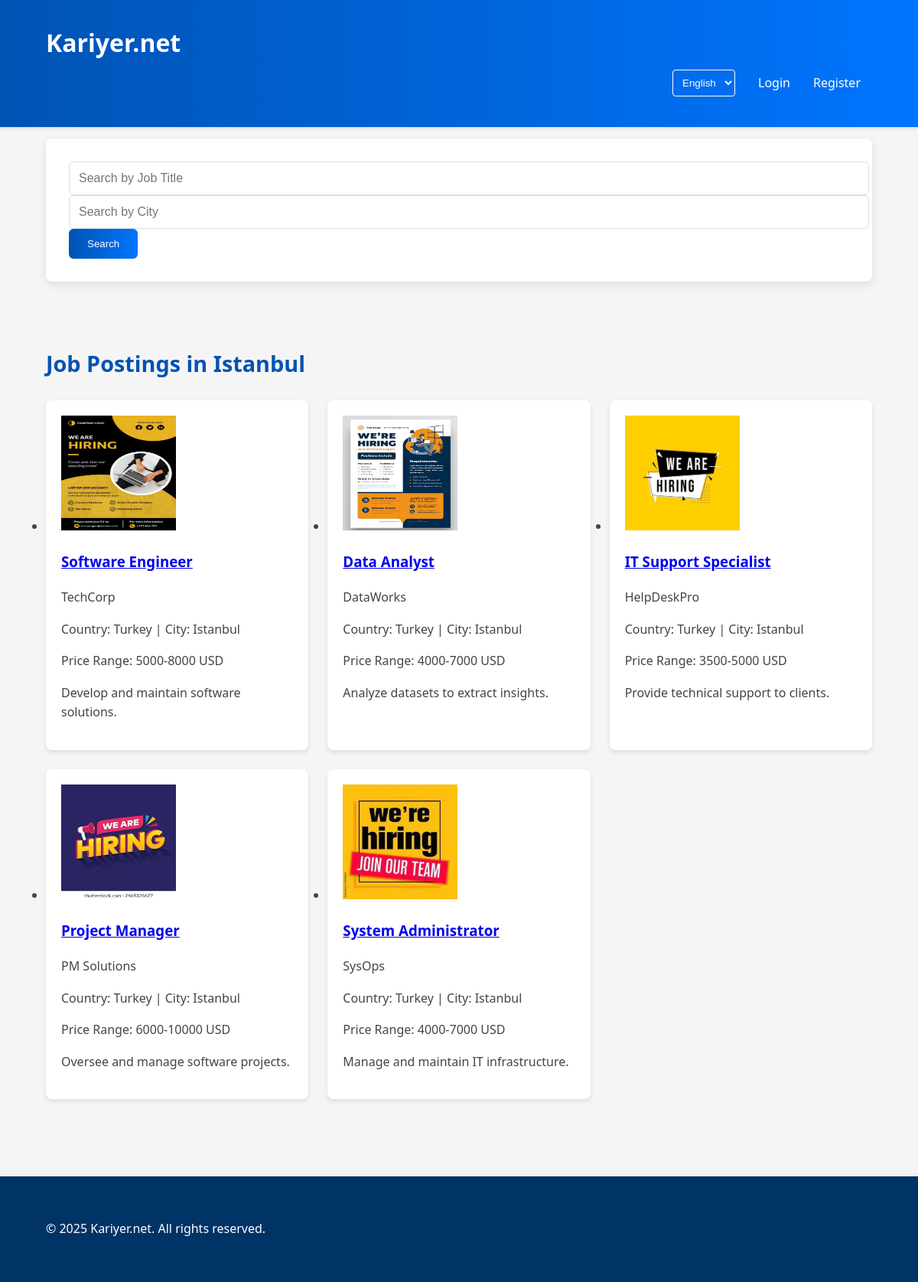
The page / on the database its author committed.
### tables this page shows
CREATE TABLE JobPostings (
        job_id INTEGER PRIMARY KEY AUTOINCREMENT,
        position_en TEXT NOT NULL,
        position_tr TEXT NOT NULL,
        company_name TEXT NOT NULL,
        description_en TEXT NOT NULL,
        description_tr TEXT NOT NULL,
        price_range TEXT NOT NULL,
        expected_skills TEXT NOT NULL,
        country TEXT NOT NULL,
        city TEXT NOT NULL,
        town TEXT NOT NULL,
        image_path TEXT NOT NULL,
        last_updated TIMESTAMP DEFAULT CURRENT_TIMESTAMP,
        applications_count INTEGER DEFAULT 0
    );

### main.py (the view)
@app.route("/")
def home():
    lang=request.cookies.get("lang","en")
    user_city="Istanbul"  #
    conn=get_db_connection()
    jobs=conn.execute(
        "SELECT * FROM JobPostings WHERE city = ? LIMIT 5", (user_city,)
    ).fetchall()
    if len(jobs) < 5:
        additional_jobs = conn.execute(
            "SELECT * FROM JobPostings WHERE city != ? LIMIT ?",
            (user_city, 5 - len(jobs))
        ).fetchall()
        jobs.extend(additional_jobs)
    processed_jobs = []
    for job in jobs:
        job_dict = dict(job)
        image_path = job_dict['image_path']
        if not image_path.startswith('/static/'):
            image_path = f"/static/images/{image_path}"
        job_dict['image_path'] = image_path
        processed_jobs.append(job_dict)
    conn.close()
    return render_template("home.html", jobs=processed_jobs, user=session.get("user"), user_city=user_city, lang=lang)

### main.py (called while the page is built)
def get_db_connection():
    conn = sqlite3.connect("job_search.db")
    conn.row_factory = sqlite3.Row
    return conn

### templates/home.html (shortened to what this page needs)
{% extends "base.html" %}
{% block head %}
    <link rel="stylesheet" href="https://code.jquery.com/ui/1.13.2/themes/base/jquery-ui.css">
{% endblock %}
{% block content %}
    <section class="search-bar">
        <div class="container">
            <form id="search-form" method="GET" action="/search">
                <input type="text"
                       id="job-search"
                       name="job"
                       placeholder="{% if lang == 'en' %}Search by Job Title{% else %}Pozisyona Göre Ara{% endif %}"
                       autocomplete="off" />
                <input type="text"
                       id="city-search"
                       name="city"
                       placeholder="{% if lang == 'en' %}Search by City{% else %}Şehre Göre Ara{% endif %}"
                       autocomplete="off" />
                <button type="submit">{% if lang == 'en' %}Search{% else %}Ara{% endif %}</button>
            </form>
        </div>
    </section>
    <main>
        <div class="container">
            <h2>
                {% if lang == 'en' %}
                    Job Postings in {{ user_city }}
                {% else %}
                    {{ user_city }}'daki İş İlanları
                {% endif %}
            </h2>
            <ul>
                {% for job in jobs %}
                <li>
                    <img src="{{ job['image_path'] }}"
                         alt="{% if lang == 'en' %}{{ job['position_en'] }}{% else %}{{ job['position_tr'] }}{% endif %}"
                         width="150"
                         height="150">
                    <h3>
                        <a href="/job/{{ job['job_id'] }}">
                            {% if lang == 'en' %}{{ job['position_en'] }}{% else %}{{ job['position_tr'] }}{% endif %}
                        </a>
                    </h3>
                    <p>{{ job['company_name'] }}</p>
                    <p>
                        {% if lang == 'en' %}
                            Country: {{ job['country'] }} | City: {{ job['city'] }}
                        {% else %}
                            Ülke: {{ job['country'] }} | Şehir: {{ job['city'] }}
                        {% endif %}
                    </p>
                    <p>
                        {% if lang == 'en' %}
                            Price Range: {{ job['price_range'] }}
                        {% else %}
                            Fiyat Aralığı: {{ job['price_range'] }}
                        {% endif %}
                    </p>
                    <p>
                        {% if lang == 'en' %}
                            {{ job['description_en'] }}
                        {% else %}
                            {{ job['description_tr'] }}
                        {% endif %}
                    </p>
                </li>
                {% endfor %}
            </ul>
        </div>
    </main>
{% endblock %}

### templates/base.html (shortened to what this page needs)
<!DOCTYPE html>
<html lang="{% if lang == 'en' %}en{% else %}tr{% endif %}">
<head>
    <link rel="stylesheet" href="{{ url_for('static', filename='styles.css') }}">
    {% block head %}{% endblock %}
</head>
<body>
    <header>
        <div class="container">
            <h1>Kariyer.net</h1>
            <nav>
                <ul>
                    <li>
                        <select onchange="switchLanguage(this.value)">
                            <option value="en" {% if lang == 'en' %}selected{% endif %}>English</option>
                        </select>
                    </li>
                    {% if user %}
                        <li>
                            <div class="profile-picture-container">
                                <img src="{{ user['profile_pic'] }}"
                                     alt="Profile Picture"
                                     class="profile-picture"
                                     onerror="this.src='/static/uploads/default.png'">
                            </div>
                            {% if lang == 'en' %}Welcome, {% else %}Hoşgeldiniz, {% endif %}{{ user['name'] }}
                        </li>
                        <li><a href="{{ url_for('logout') }}">{% if lang == 'en' %}Logout{% else %}Çıkış Yap{% endif %}</a></li>
                    {% else %}
                        <li><a href="{{ url_for('login') }}">{% if lang == 'en' %}Login{% else %}Giriş Yap{% endif %}</a></li>
                        <li><a href="{{ url_for('register') }}">{% if lang == 'en' %}Register{% else %}Kayıt Ol{% endif %}</a></li>
                    {% endif %}
                </ul>
            </nav>
        </div>
    </header>
    {% block content %}{% endblock %}
    <footer>
        <div class="container">
            <p>&copy; 2025 Kariyer.net. {% if lang == 'en' %}All rights reserved.{% else %}Tüm hakları saklıdır.{% endif %}</p>
        </div>
    </footer>
</body>
</html>

### static/styles.css (style rules this page uses)
body { font-family: 'Segoe UI', Tahoma, Geneva, Verdana, sans-serif; margin: 0; padding: 0; background-color: #f5f5f5; color: #444; line-height: 1.6; }
.container { width: 90%; max-width: 1200px; margin: 0 auto; padding: 15px; }
header { background: linear-gradient(to right, #0053B3, #0075FF); color: #fff; padding: 15px 0; box-shadow: 0 2px 4px rgba(0,0,0,0.1); }
header h1 { margin: 0; font-size: 2rem; font-weight: 700; text-align: left; color: #fff; }
header nav ul { list-style: none; padding: 0; margin: 10px 0; display: flex; align-items: center; justify-content: flex-end; }
header nav ul li { margin: 0 15px; }
header nav ul li a { color: #fff; text-decoration: none; font-weight: 500; transition: color 0.3s ease; }
header nav ul li select { padding: 8px; border-radius: 4px; border: 1px solid #fff; background-color: transparent; color: #fff; }
main { padding: 30px 0; }
main h2 { color: #0053B3; font-size: 1.8rem; margin-bottom: 25px; font-weight: 600; }
main ul { display: grid; grid-template-columns: repeat(auto-fill, minmax(300px, 1fr)); gap: 25px; padding: 0; }
main ul li { background: #fff; border-radius: 8px; padding: 20px; box-shadow: 0 3px 6px rgba(0,0,0,0.1); transition: transform 0.2s ease; }
button, .button { background: linear-gradient(to right, #0053B3, #0075FF); color: #fff; padding: 12px 24px; border: none; border-radius: 6px; font-weight: 500; cursor: pointer; transition: all 0.3s ease; }
form { background: #fff; padding: 30px; border-radius: 8px; box-shadow: 0 4px 12px rgba(0,0,0,0.1); }
form input, form select { width: 100%; padding: 12px; border: 1px solid #ddd; border-radius: 6px; font-size: 1rem; transition: border-color 0.3s ease; }
footer { background-color: #003366; color: #fff; padding: 25px 0; margin-top: 40px; }

### rows shown on the page
JobPostings: image_path (picture), position_en "Software Engineer", company_name "TechCorp", country "Turkey", city "Istanbul", price_range "5000-8000 USD", description_en "Develop and maintain software solutions."
JobPostings: image_path (picture), position_en "Data Analyst", company_name "DataWorks", country "Turkey", city "Istanbul", price_range "4000-7000 USD", description_en "Analyze datasets to extract insights."
JobPostings: image_path (picture), position_en "IT Support Specialist", company_name "HelpDeskPro", country "Turkey", city "Istanbul", price_range "3500-5000 USD", description_en "Provide technical support to clients."
JobPostings: image_path (picture), position_en "Project Manager", company_name "PM Solutions", country "Turkey", city "Istanbul", price_range "6000-10000 USD", description_en "Oversee and manage software projects."
JobPostings: image_path (picture), position_en "System Administrator", company_name "SysOps", country "Turkey", city "Istanbul", price_range "4000-7000 USD", description_en "Manage and maintain IT infrastructure."

### other values the page prints
{{ user_city }} "Istanbul"
